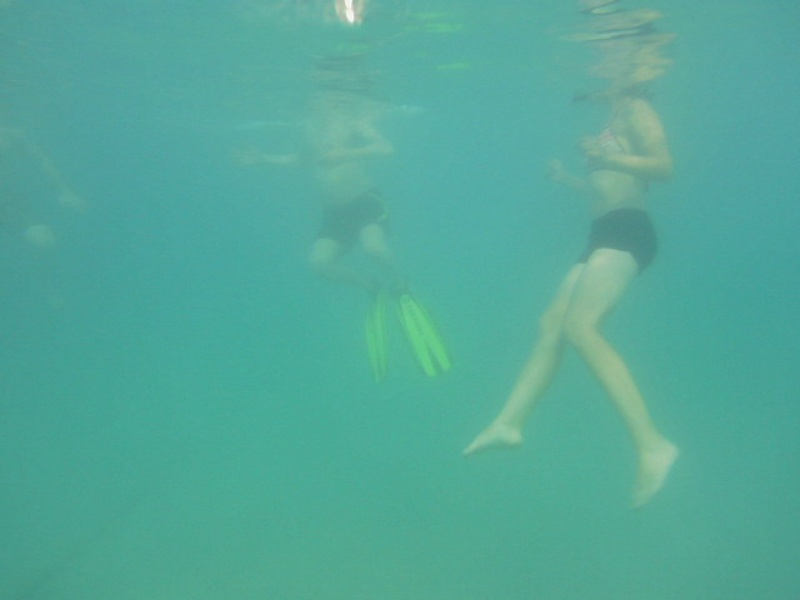
#> input picture data/test/testingImages/10.jpg, 800 x 600 px; its folder holds only this picture in this run
$ python -i data_utils.py   (imports and definitions only)   (older library calls are emulated)
#> lines starting #> are read from the running program, lines starting #| are printed output that depends on the picture
#> further down, picture is the input picture: shape (600, 800, 3); mean B, G, R 153.2, 168.2, 83.5
'''
data util file for preprocessing and histogram
eqalization of input images
'''
from __future__ import division
from __future__ import absolute_import
import os
import random
import fnmatch
import numpy as np
from scipy import misc
import cv2
def deprocess(x):
    # [-1,1] -> [0, 255]
    return (x+1.0)*127.5

def preprocess(x):
    # [0,255] -> [-1, 1]
    return (x/127.5)-1.0

# [30 lines left out: functions augment, getPaths, read_and_resize, not called in this run]

def Histogram(img):
    lab = cv2.cvtColor(img,cv2.COLOR_BGR2LAB)
#> lab: shape (600, 800, 3); mean of channels 0, 1, 2 162.3, 98.8, 127.9
    l,a,b=cv2.split(lab)
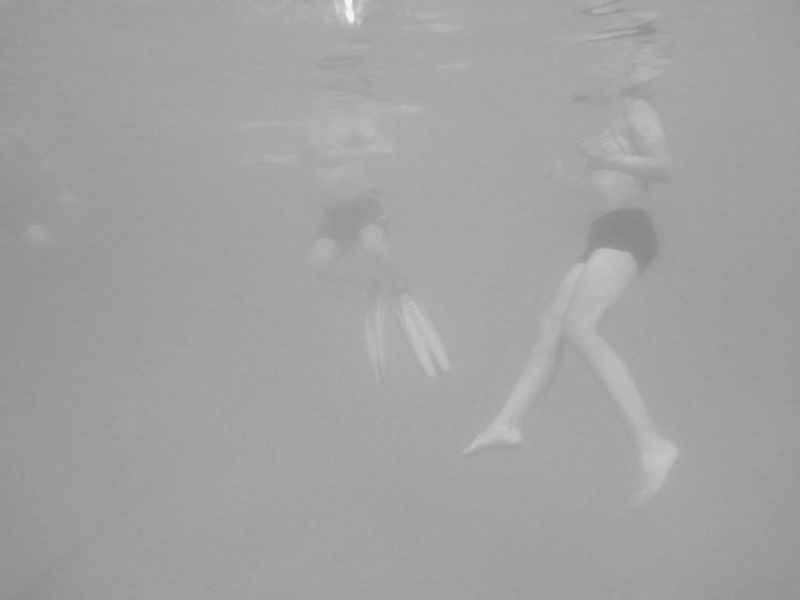
#> l: shape (600, 800); min 134, max 252, mean 162.3
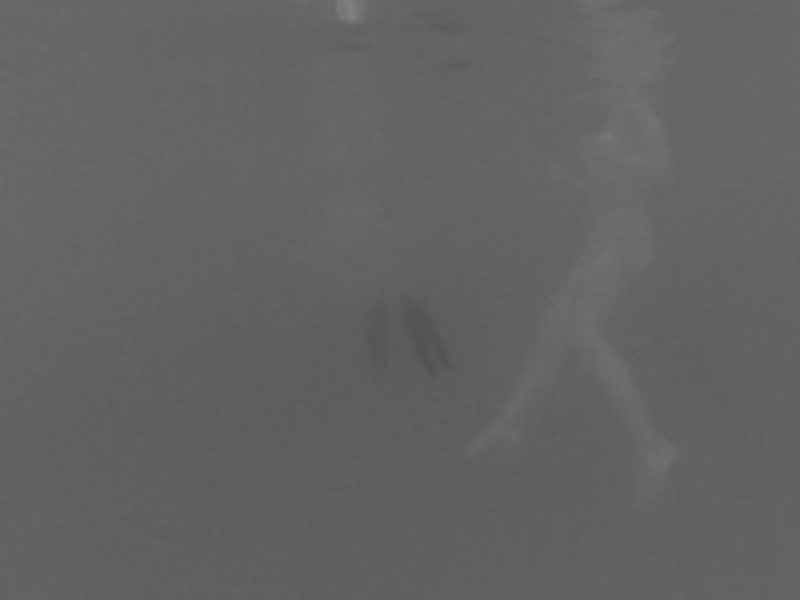
#> a: shape (600, 800); min 82, max 129, mean 98.8
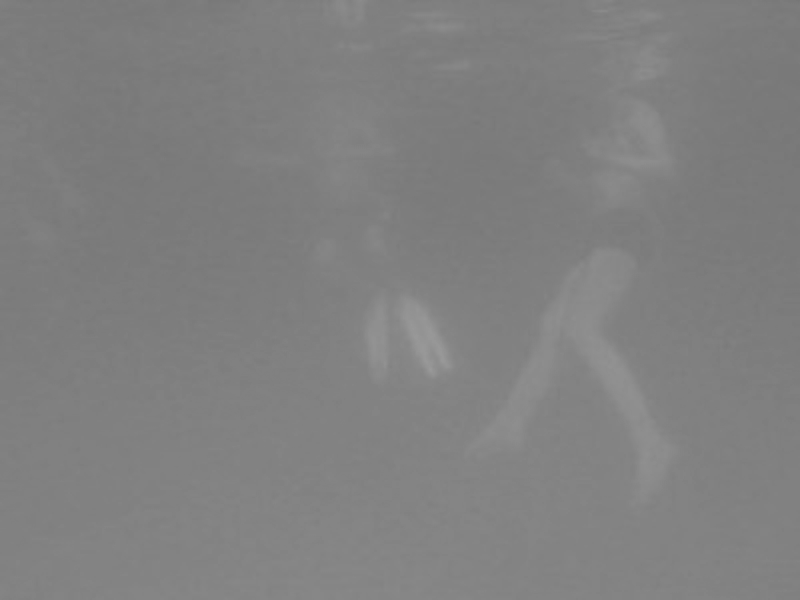
#> b: shape (600, 800); min 119, max 154, mean 127.9
    clahe=cv2.createCLAHE(clipLimit=3.0,tileGridSize=(8,8))
    cl =clahe.apply(l)
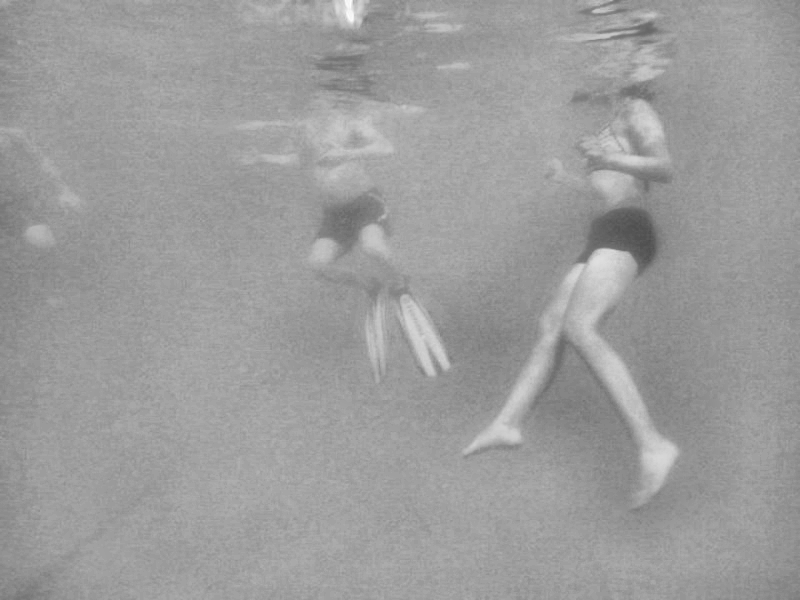
#> cl: shape (600, 800); min 76, max 253, mean 156.3
    limg=cv2.merge((cl,a,b))
#> limg: shape (600, 800, 3); mean of channels 0, 1, 2 156.3, 98.8, 127.9
    finalImg=cv2.cvtColor(limg,cv2.COLOR_LAB2BGR)
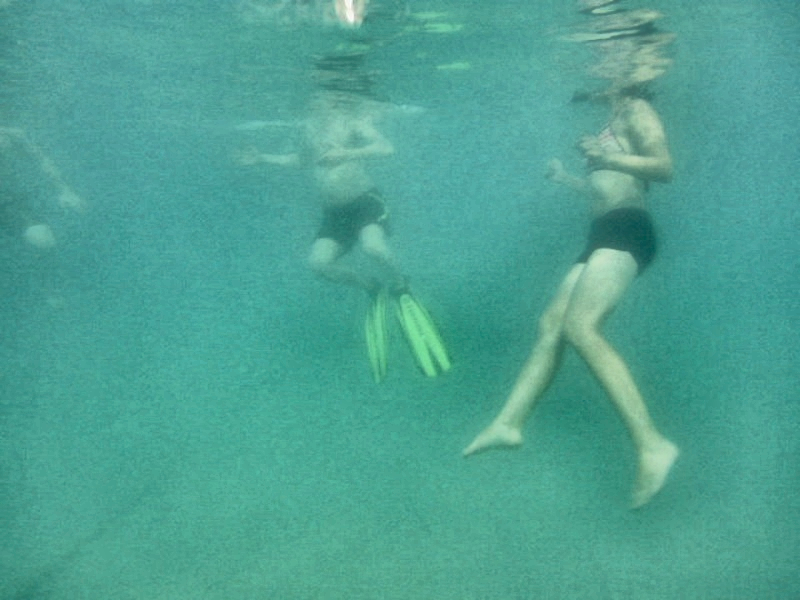
#> finalImg: shape (600, 800, 3); mean B, G, R 147.2, 162.1, 77.1
    return finalImg

# [15 lines left out: functions read_and_resize_pair, get_local_test_data, not called in this run]

class DataLoader():
    # [57 lines left out: functions __init__, get_test_data, load_val_data, load_batch, not called in this run]

>>> import cv2
>>> picture = cv2.imread('../data/test/testingImages/10.jpg')
>>> result = Histogram(picture)

$ run again, on data/test/testingImages/19.jpg
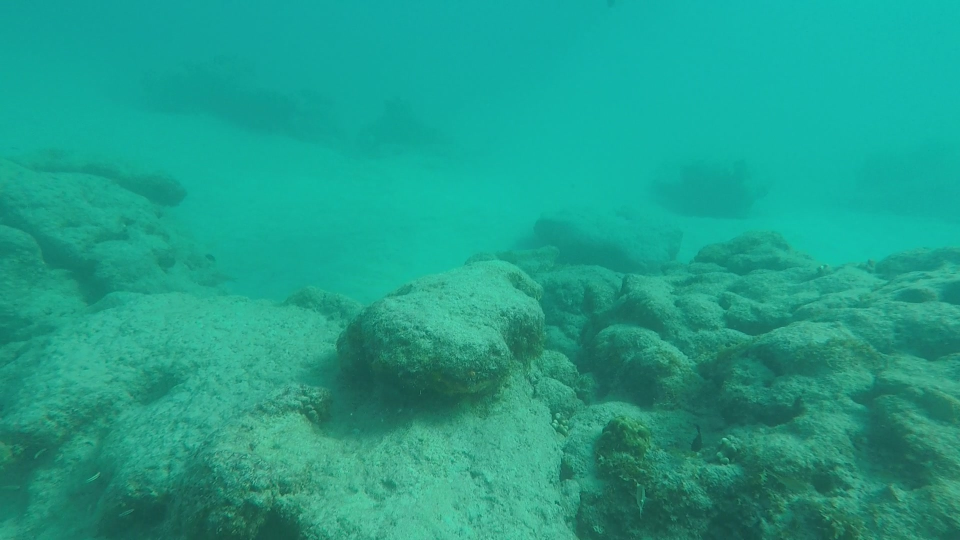
#> input picture data/test/testingImages/19.jpg, 1920 x 1080 px (shown at 1/2 size)
#> picture is the input picture: shape (1080, 1920, 3); mean B, G, R 138.5, 158.7, 30.1
#> lab: shape (1080, 1920, 3); mean of channels 0, 1, 2 149.9, 90.7, 129.3
#> in Histogram, `cl =clahe.apply(l)`:
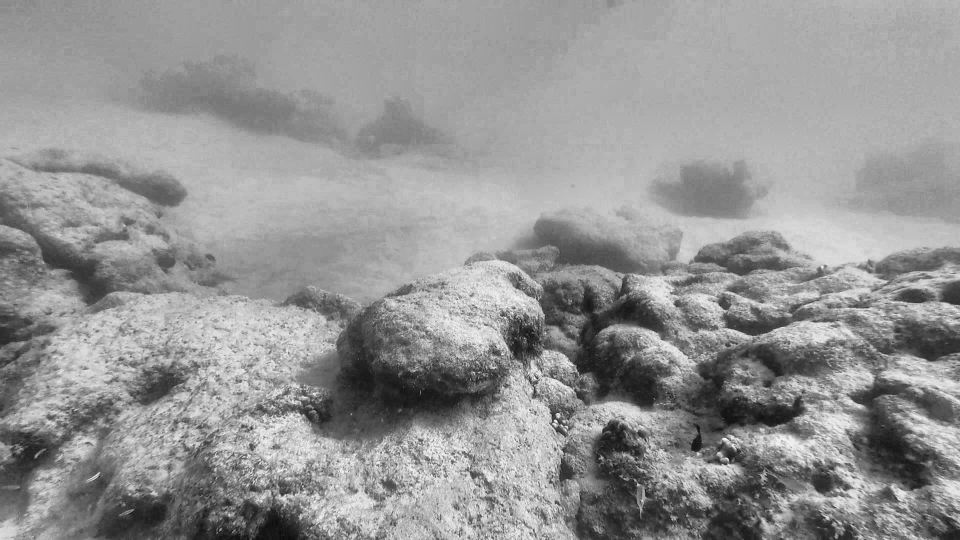
#> cl: shape (1080, 1920) (shown at 1/2 size); min 9, max 246, mean 148.3
#> limg: shape (1080, 1920, 3); mean of channels 0, 1, 2 148.3, 90.7, 129.3
#> in Histogram, `finalImg=cv2.cvtColor(limg,cv2.COLOR_LAB2BGR)`:
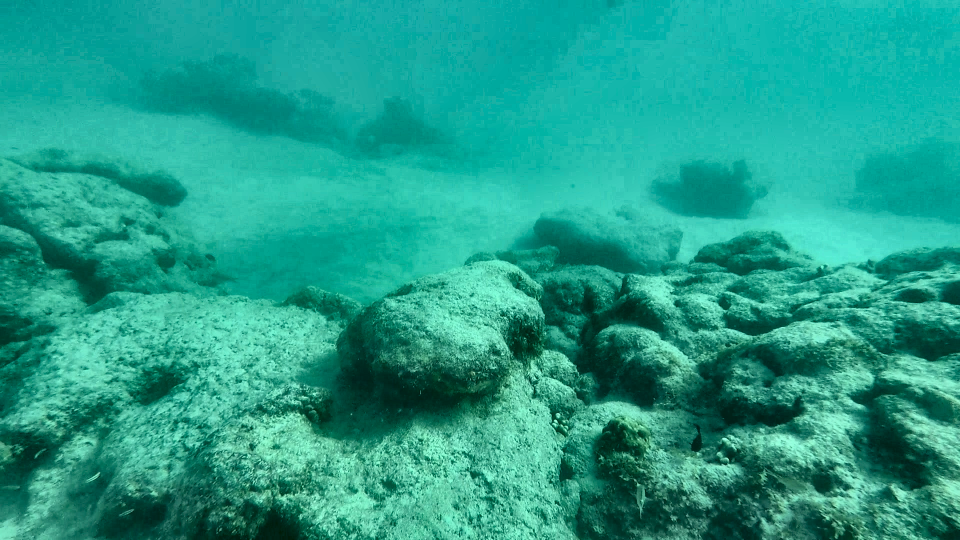
#> finalImg: shape (1080, 1920, 3) (shown at 1/2 size); mean B, G, R 137.9, 158.1, 33.2

$ run again, on data/test/testingImages/20.jpg
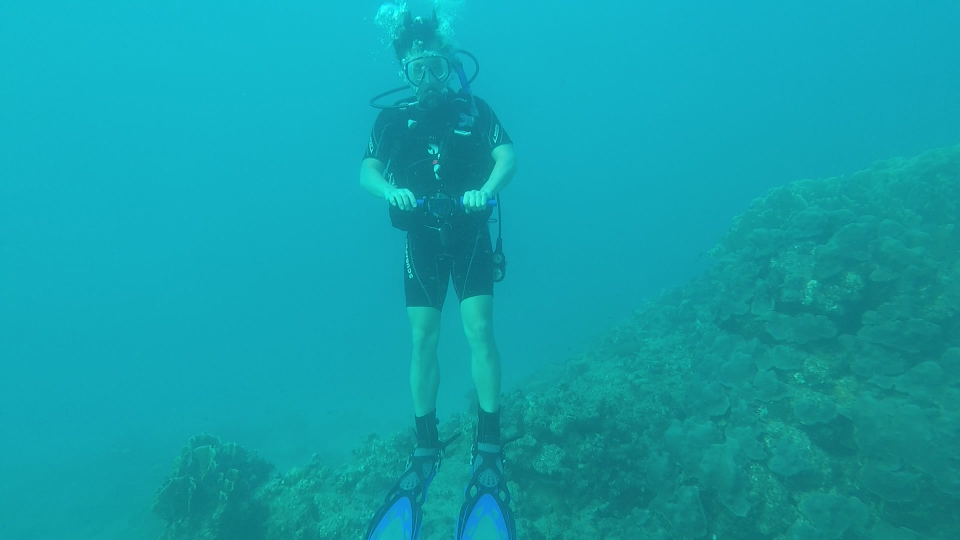
#> input picture data/test/testingImages/20.jpg, 1920 x 1080 px (shown at 1/2 size)
#> picture is the input picture: shape (1080, 1920, 3); mean B, G, R 171.2, 160, 17.8
#> lab: shape (1080, 1920, 3); mean of channels 0, 1, 2 153.2, 98.4, 112.5
#> in Histogram, `cl =clahe.apply(l)`:
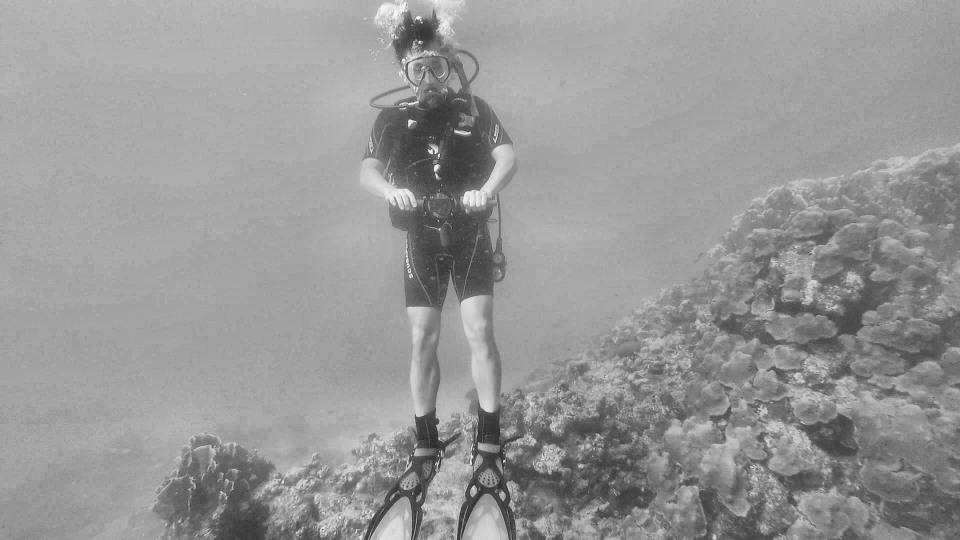
#> cl: shape (1080, 1920) (shown at 1/2 size); min 37, max 249, mean 151.3
#> limg: shape (1080, 1920, 3); mean of channels 0, 1, 2 151.3, 98.4, 112.5
#> in Histogram, `finalImg=cv2.cvtColor(limg,cv2.COLOR_LAB2BGR)`:
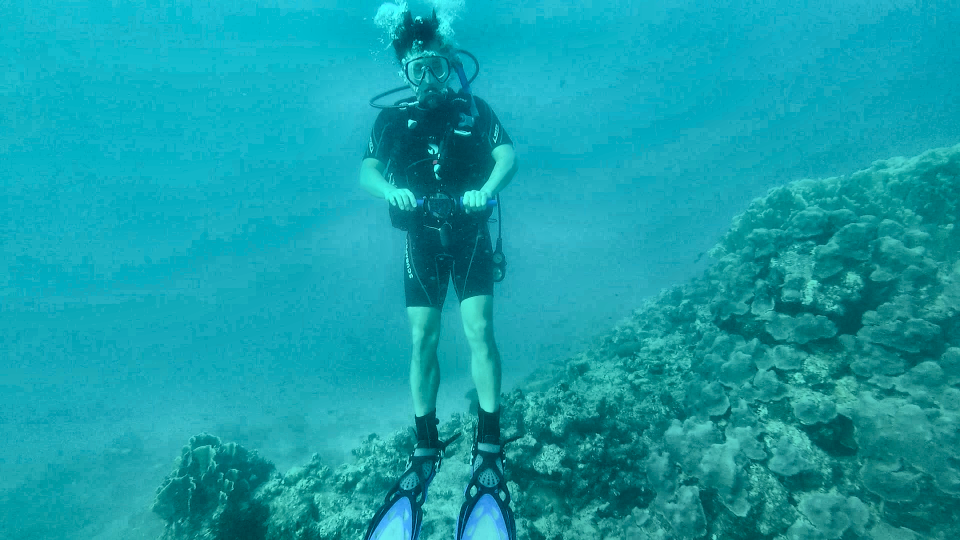
#> finalImg: shape (1080, 1920, 3) (shown at 1/2 size); mean B, G, R 169.7, 158.6, 20.1

$ run again, on data/test/testingImages/3.jpg
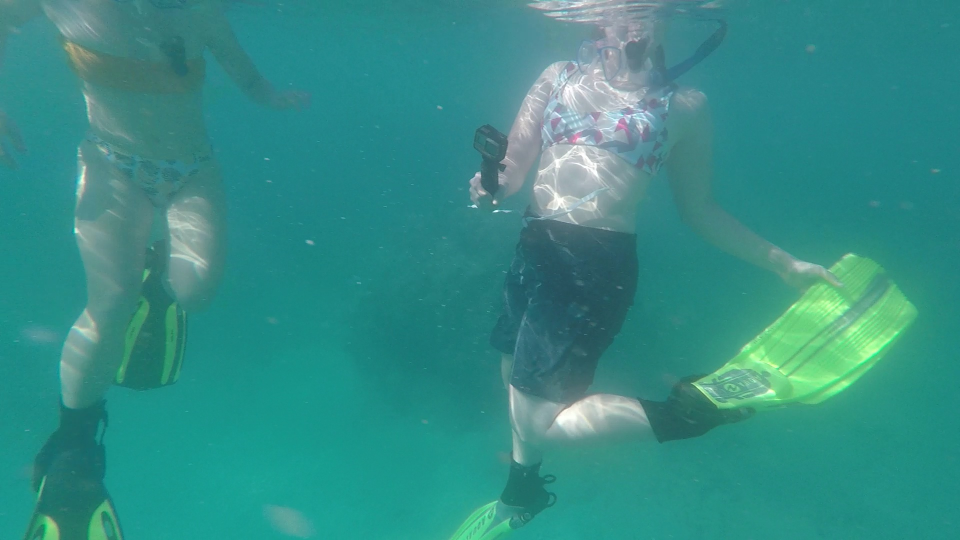
#> input picture data/test/testingImages/3.jpg, 1920 x 1080 px (shown at 1/2 size)
#> picture is the input picture: shape (1080, 1920, 3); mean B, G, R 134.6, 141.1, 51.7
#> lab: shape (1080, 1920, 3); mean of channels 0, 1, 2 137, 101.6, 123.9
#> in Histogram, `cl =clahe.apply(l)`:
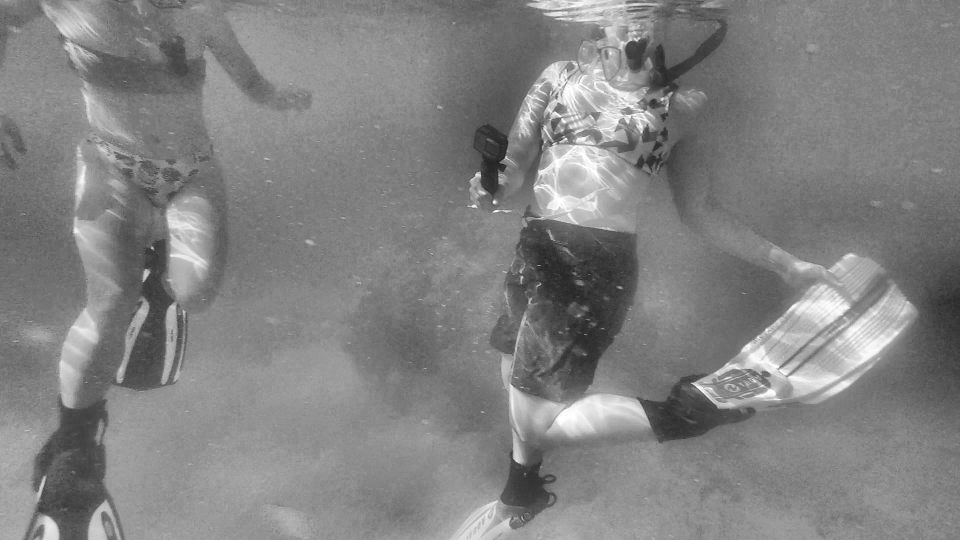
#> cl: shape (1080, 1920) (shown at 1/2 size); min 26, max 255, mean 130.1
#> limg: shape (1080, 1920, 3); mean of channels 0, 1, 2 130.1, 101.6, 123.9
#> in Histogram, `finalImg=cv2.cvtColor(limg,cv2.COLOR_LAB2BGR)`:
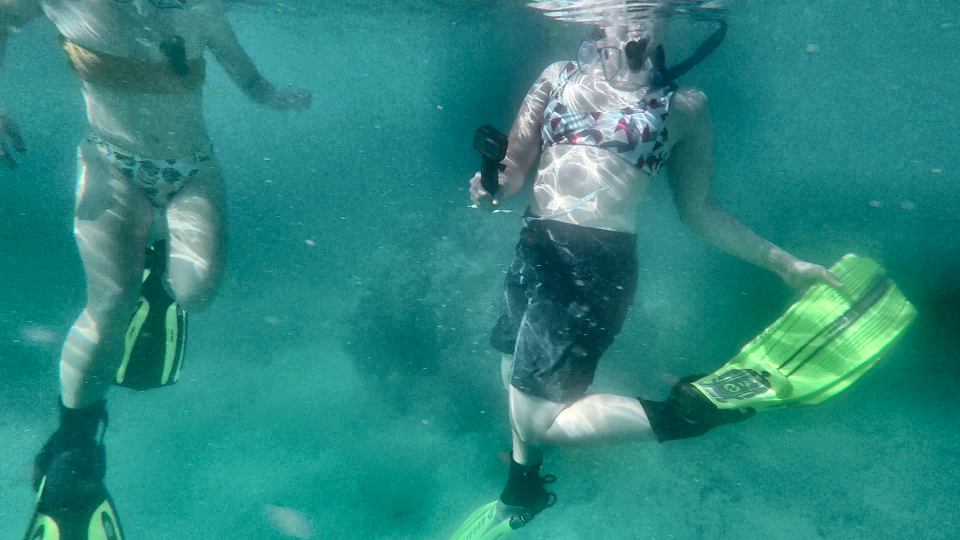
#> finalImg: shape (1080, 1920, 3) (shown at 1/2 size); mean B, G, R 128.1, 134.5, 43.5
